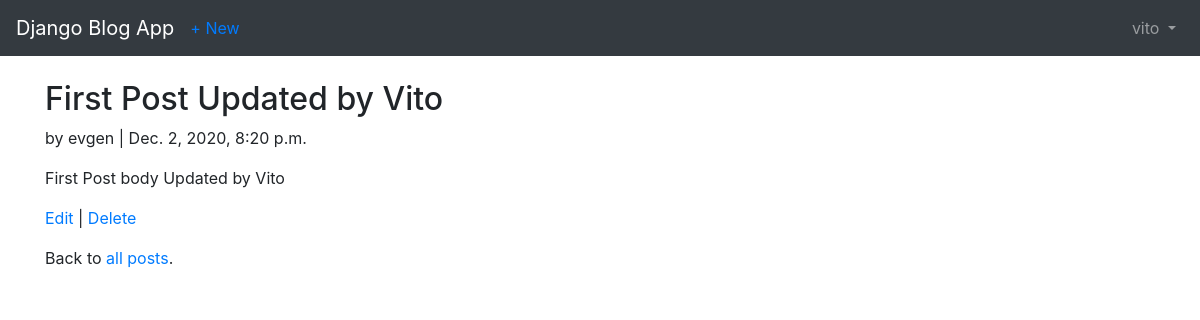
/posts/1/ (signed in), run on the app's committed database.
### users/models.py (models this page shows)
class MyUser(AbstractUser):
    age = models.IntegerField(null=True, blank=True)

### posts/models.py (models this page shows, shortened)
class Post(models.Model):
    title = models.CharField(max_length=255)
    body = models.TextField()
    date = models.DateTimeField(auto_now_add=True)
    author = models.ForeignKey(get_user_model(), on_delete=models.CASCADE)

### posts/views.py (the view)
# urls.py: path("<int:pk>/", PostDetailView.as_view(), name="detail_post"),
class PostDetailView(LoginRequiredMixin, DetailView):
    model = Post
    template_name = "detail_post.html"
    context_object_name = "post"
    login_url = 'login'

### templates/detail_post.html
{% extends 'base.html' %}
{% block content %}
    <div class="article-entry">
        <h2>{{post.title}}</h2>
        <p>by {{post.author}} | {{post.date}}</p>
        <p>{{post.body}}</p>
    </div>
    <p>
        <a href="{% url 'edit_post' post.pk %}">Edit</a>
        |
        <a href="{% url 'delete_post' post.pk %}">Delete</a>
    </p>
    <p>
        Back to <a href = "{% url 'list_posts'%}"> all posts</a>.
    </p>
{% endblock content%}

### templates/base.html (shortened to what this page needs)
<!doctype html>
<html lang="en">
<head>
<link rel="stylesheet"
href="https://stackpath.bootstrapcdn.com/bootstrap/4.1.3/css/\
bootstrap.min.css"
integrity="sha384-MCw98/SFnGE8fJT3GXwEOngsV7Zt27NXFoaoApmYm81i\
uXoPkFOJwJ8ERdknLPMO"
crossorigin="anonymous">
</head>
<body>
<nav class="navbar navbar-expand-md navbar-dark bg-dark mb-4">
  <a class="navbar-brand" href="{% url 'home' %}">Django Blog App</a>
    {% if user.is_authenticated %}
      <ul class="navbar-nav mr-auto">
        <li class="nav-item">
          <a href="{% url 'new_post'%}">
            + New
          </a>
        </li>
      </ul>
    {% endif %}
<div class="collapse navbar-collapse" id="navbarCollapse">
{% if user.is_authenticated %}
<ul class="navbar-nav ml-auto">
<li class="nav-item">
<a class="nav-link dropdown-toggle" href="#" id="userMenu"
data-toggle="dropdown" aria-haspopup="true"
aria-expanded="false">
{{ user.username }}
</a>
</li>
</ul>
{% endif %}
</div>
</nav>
<div class="container">
{% block content %}
{% endblock content %}
</div>
</body>
</html>

### data on the page
MyUser: username "vito"
Post: title "First Post Updated by Vito", author "evgen", date "Dec. 2, 2020, 8:20 p.m.", body "First Post body Updated by Vito"
